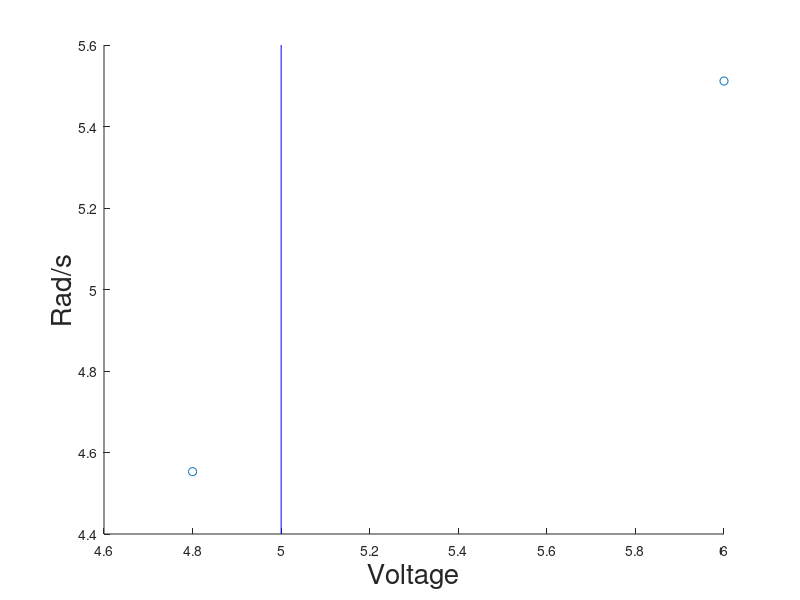

MATLAB code to generate this figure:
%%%%%% Servo operating speed %%%%%%

clc;
clear home;
clear all;

%%%% degrees to radians %%%%

rad = pi * 60/180

%%%%

Voltagevector = [4.8 6]; %obtained from the datasheet
Timevector = [rad/0.23 rad/0.19]; %obtained from the datasheet

scatter(Voltagevector, Timevector)

yL = get(gca,'YLim');
line([5 5],yL,'Color','b');

xlabel('Voltage', 'Fontsize', 20);
ylabel('Rad/s', 'Fontsize', 20);